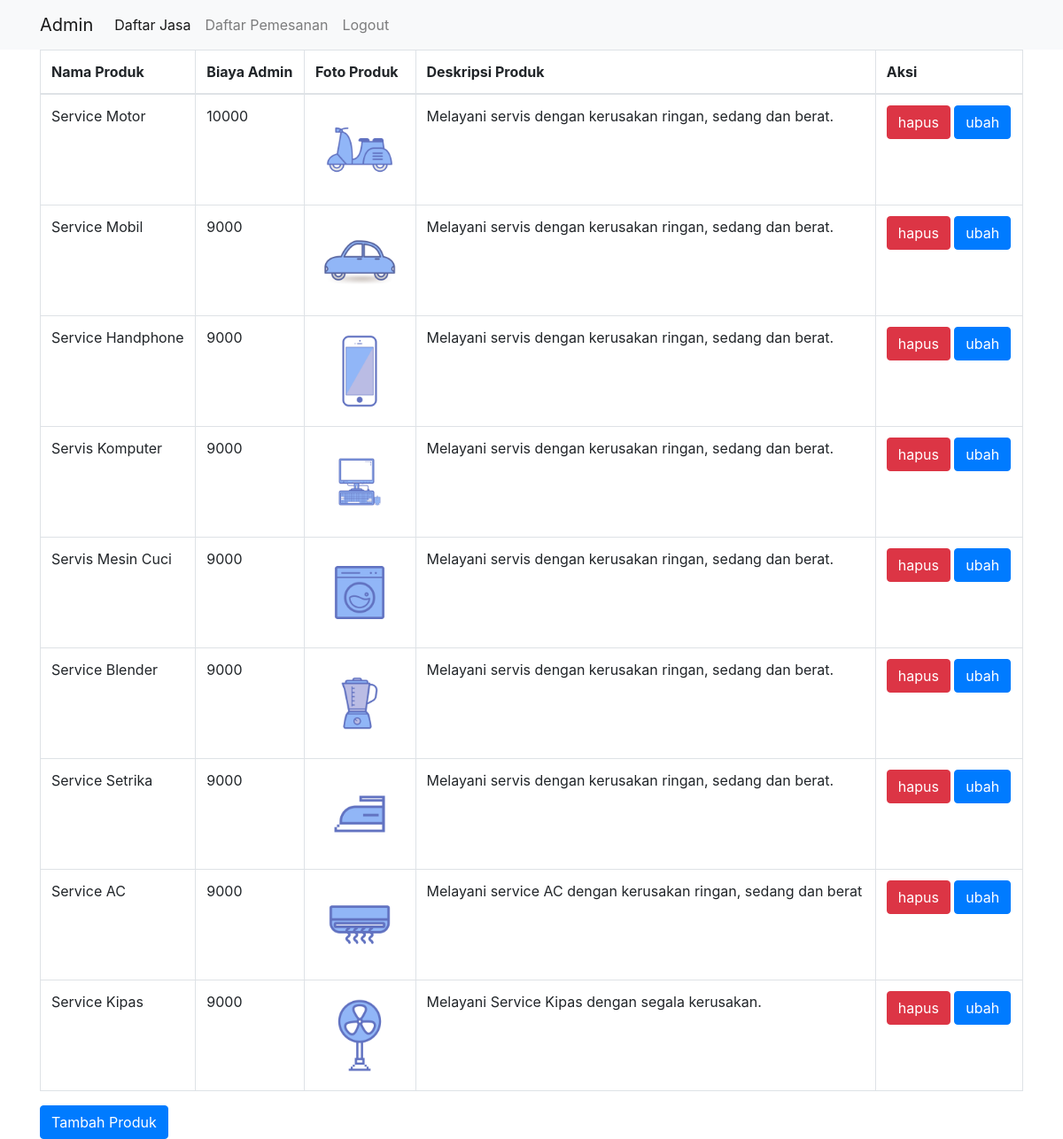
The page /admin/index.php (signed in) on the database its author committed.
### tables this page shows
CREATE TABLE `produk` (
  `id_produk` int(11) NOT NULL,
  `nama_produk` varchar(100) NOT NULL,
  `kategori_produk` varchar(100) NOT NULL,
  `bt_produk` int(11) NOT NULL,
  `foto_produk` varchar(100) NOT NULL,
  `deskripsi_produk` text NOT NULL
);

### admin/index.php (the view, shortened to what this page needs)
<?php
$koneksi = new mysqli("localhost", "root", "", "erepair");
?>
<!doctype html>
<html lang="en">
  <head>
    <link rel="stylesheet" href="https://maxcdn.bootstrapcdn.com/bootstrap/4.0.0/css/bootstrap.min.css">
    <link rel="stylesheet" href="css/style.css">
  </head>
  <body>
  <nav class="navbar navbar-expand-lg navbar-light bg-light">
    <div class="container">
        <a class="navbar-brand" href="#">Admin</a>
        <div class="collapse navbar-collapse" id="navbarNavAltMarkup">
            <div class="navbar-nav">
                <a class="nav-item nav-link active" href="index.php">Daftar Jasa <span class="sr-only">(current)</span></a>
                <a class="nav-item nav-link" href="daftarpemesanan.php">Daftar Pemesanan</a>
                <a class="nav-item nav-link" href="logoutadmin.php">Logout</a>
            </div>
        </div>
    </div>
    </nav>
    <div class="container con-admin">
        <table class="table table-bordered">
            <thead>
                <tr>
                    <th>Nama Produk</th>
                    <th>Biaya Admin</th>
                    <th>Foto Produk</th>
                    <th>Deskripsi Produk</th>
                    <th>Aksi</th>
                </tr>
            </thead>
            <tbody>
                <?php $ambil=$koneksi->query("SELECT * FROM produk");?>
                <?php while($pecah = $ambil->fetch_assoc()){; ?>
                <tr>
                    <td><?php echo $pecah['nama_produk']; ?></td>
                    <td><?php echo $pecah['bt_produk']; ?></td>
                    <td>
                        <img src="../img/fotoproduk/<?php echo $pecah['foto_produk']; ?>" width="100">
                    </td>
                    <td><?php echo $pecah['deskripsi_produk']; ?></td>
                    <td>
                        <a href="hapusproduk.php?id=<?php echo $pecah['id_produk'] ?>" class="btn btn-danger">hapus</a>
                        <a href="" class="btn btn-primary">ubah</a>
                    </td>
                </tr>
                <?php } ?>
            </tbody>
        </table>
        <a href="tambahproduk.php" class="btn btn-primary">Tambah Produk</a>
        <br>
     </div>
  </body>
</html>

### rows shown on the page
produk: nama_produk "Service Motor", bt_produk "10000", foto_produk (picture), deskripsi_produk "Melayani servis dengan kerusakan ringan, sedang dan berat."
produk: nama_produk "Service Mobil", bt_produk "9000", foto_produk (picture), deskripsi_produk "Melayani servis dengan kerusakan ringan, sedang dan berat."
produk: nama_produk "Service Handphone", bt_produk "9000", foto_produk (picture), deskripsi_produk "Melayani servis dengan kerusakan ringan, sedang dan berat."
produk: nama_produk "Servis Komputer", bt_produk "9000", foto_produk (picture), deskripsi_produk "Melayani servis dengan kerusakan ringan, sedang dan berat."
produk: nama_produk "Servis Mesin Cuci", bt_produk "9000", foto_produk (picture), deskripsi_produk "Melayani servis dengan kerusakan ringan, sedang dan berat."
produk: nama_produk "Service Blender", bt_produk "9000", foto_produk (picture), deskripsi_produk "Melayani servis dengan kerusakan ringan, sedang dan berat."
produk: nama_produk "Service Setrika", bt_produk "9000", foto_produk (picture), deskripsi_produk "Melayani servis dengan kerusakan ringan, sedang dan berat."
produk: nama_produk "Service AC", bt_produk "9000", foto_produk (picture), deskripsi_produk "Melayani service AC dengan kerusakan ringan, sedang dan berat"
produk: nama_produk "Service Kipas", bt_produk "9000", foto_produk (picture), deskripsi_produk "Melayani Service Kipas dengan segala kerusakan."
